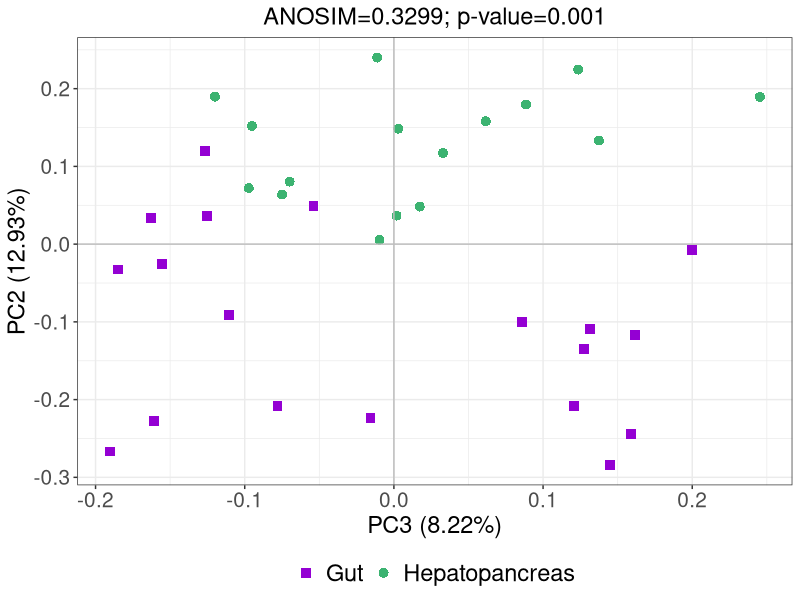

Here is the R script that generated this plot:
#!/usr/bin/env Rscript
## Purpose of script: beta diversity pcoa plot
## Date created: 13.07.2020
## Author: luigui gallardo-becerra (bfllg77@gmail.com)

#Installation of packages
#install.packages('optparse')
library("ggplot2")

#Data input
data <- read.table(file = "pcoa_data.txt",
    header = TRUE,
    sep = '\t')

group = data$Organ

#Define colors
colors <- c("darkviolet", "mediumseagreen")

#Define shapes
shapes <- c(15, 16)

# Creation of the graph
theme_set(theme_bw())
graph <- ggplot(data, aes(y = pc2.0.12926151779759., x = pc3.0.0821986422754955.)) +
geom_point(aes(col=group,
    shape=group),
    size = 3) +
scale_color_manual(values = colors) +
scale_shape_manual(values = shapes) +
labs(x="PC3 (8.22%)", 
    y="PC2 (12.93%)",
    title = "ANOSIM=0.3299; p-value=0.001") +
geom_hline(yintercept=0,
    color = "gray") +
geom_vline(xintercept=0,
    color = "gray") +
theme(legend.title = element_blank(),
    legend.position = "bottom",
    legend.background = element_blank(),
    legend.text = element_text(size=17),
    axis.text.x = element_text(size=15),
    axis.text.y = element_text(size=15),
    axis.title.x = element_text(size = 17),
    axis.title.y = element_text(size = 17),
    plot.title = element_text(hjust = 0.5,
        size = 17))

#Plot pdf
pdf(file = "organ.pdf")
graph
dev.off()
